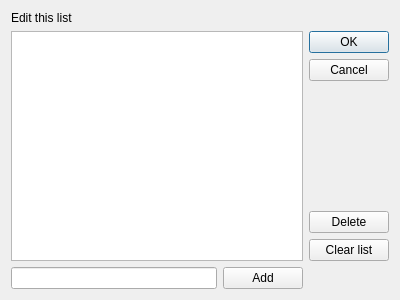
<?xml version="1.0" encoding="UTF-8"?>
<ui version="4.0">
 <class>ListEditor</class>
 <widget class="QDialog" name="ListEditor">
  <property name="windowModality">
   <enum>Qt::ApplicationModal</enum>
  </property>
  <property name="geometry">
   <rect>
    <x>0</x>
    <y>0</y>
    <width>400</width>
    <height>300</height>
   </rect>
  </property>
  <property name="windowTitle">
   <string>List</string>
  </property>
  <layout class="QGridLayout" name="gridLayout">
   <item row="1" column="1">
    <layout class="QVBoxLayout" name="verticalLayout">
     <item>
      <widget class="QDialogButtonBox" name="buttonBox">
       <property name="orientation">
        <enum>Qt::Vertical</enum>
       </property>
       <property name="standardButtons">
        <set>QDialogButtonBox::Cancel|QDialogButtonBox::Ok</set>
       </property>
      </widget>
     </item>
     <item>
      <widget class="QPushButton" name="pushButton_2">
       <property name="text">
        <string>Delete</string>
       </property>
      </widget>
     </item>
     <item>
      <widget class="QPushButton" name="pushButton_3">
       <property name="text">
        <string>Clear list</string>
       </property>
      </widget>
     </item>
    </layout>
   </item>
   <item row="2" column="0">
    <layout class="QHBoxLayout" name="horizontalLayout">
     <item>
      <widget class="QLineEdit" name="lineEdit"/>
     </item>
     <item>
      <widget class="QPushButton" name="pushButton">
       <property name="text">
        <string>Add</string>
       </property>
      </widget>
     </item>
    </layout>
   </item>
   <item row="0" column="0">
    <widget class="QLabel" name="label">
     <property name="text">
      <string>Edit this list</string>
     </property>
     <property name="wordWrap">
      <bool>true</bool>
     </property>
    </widget>
   </item>
   <item row="1" column="0">
    <widget class="QListWidget" name="listWidget"/>
   </item>
  </layout>
 </widget>
 <resources/>
 <connections>
  <connection>
   <sender>buttonBox</sender>
   <signal>accepted()</signal>
   <receiver>ListEditor</receiver>
   <slot>accept()</slot>
   <hints>
    <hint type="sourcelabel">
     <x>248</x>
     <y>254</y>
    </hint>
    <hint type="destinationlabel">
     <x>157</x>
     <y>274</y>
    </hint>
   </hints>
  </connection>
  <connection>
   <sender>buttonBox</sender>
   <signal>rejected()</signal>
   <receiver>ListEditor</receiver>
   <slot>reject()</slot>
   <hints>
    <hint type="sourcelabel">
     <x>316</x>
     <y>260</y>
    </hint>
    <hint type="destinationlabel">
     <x>286</x>
     <y>274</y>
    </hint>
   </hints>
  </connection>
 </connections>
</ui>
